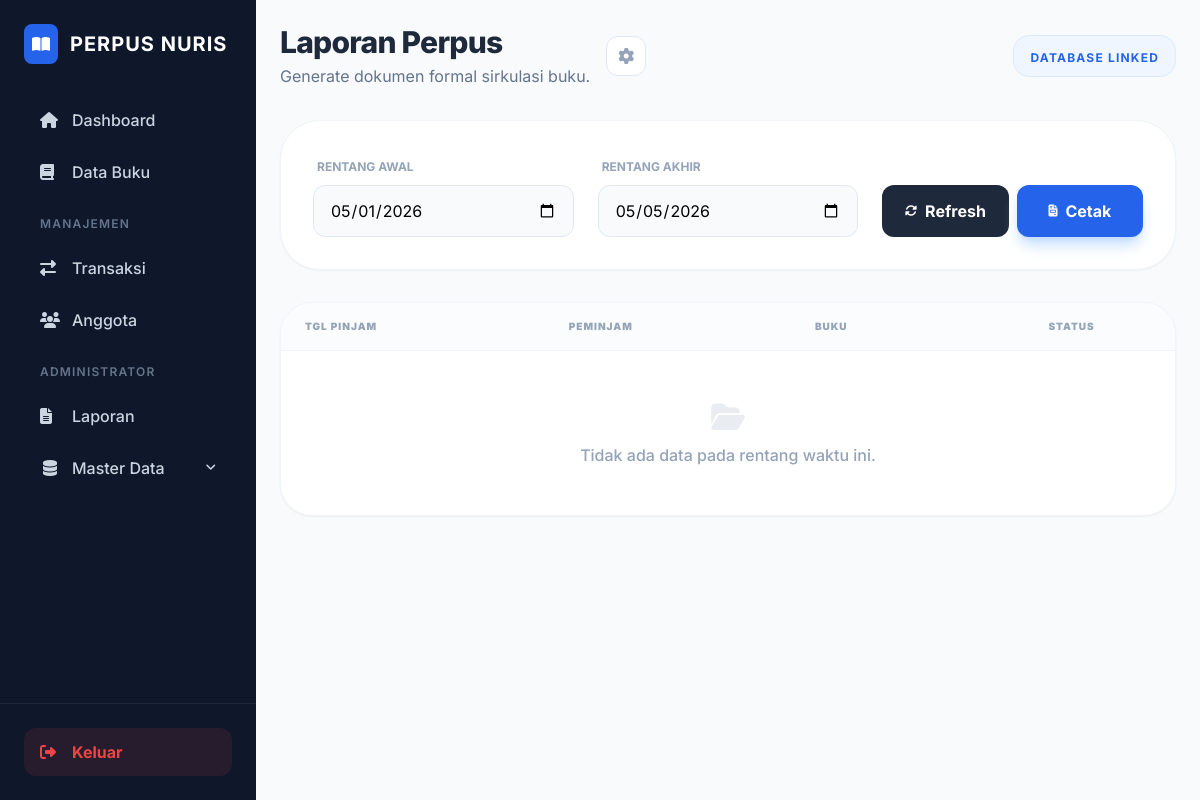
The app's page /pages/laporan/index.php (signed in), older data.
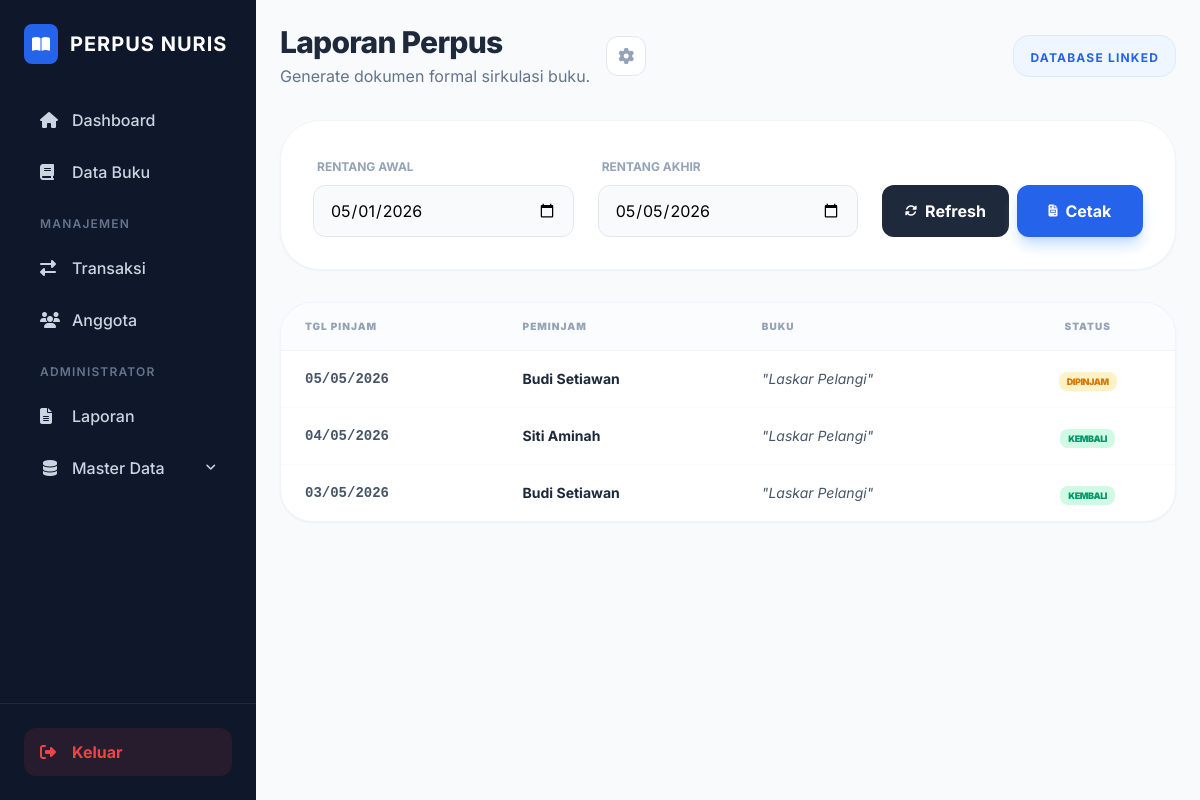
The same page, newer data.
### tables this page shows
CREATE TABLE `peminjaman` (
  `id` int(11) NOT NULL AUTO_INCREMENT,
  `id_anggota` int(11) DEFAULT NULL,
  `id_buku` int(11) DEFAULT NULL,
  `id_user` int(11) DEFAULT NULL,
  `tanggal_pinjam` date NOT NULL,
  `tanggal_kembali_seharusnya` date NOT NULL,
  `status_pinjam` enum('dipinjam','kembali') DEFAULT 'dipinjam',
  PRIMARY KEY (`id`),
  KEY `id_anggota` (`id_anggota`),
  KEY `id_user` (`id_user`),
  CONSTRAINT `peminjaman_ibfk_1` FOREIGN KEY (`id_anggota`) REFERENCES `anggota` (`id`),
  CONSTRAINT `peminjaman_ibfk_2` FOREIGN KEY (`id_user`) REFERENCES `users` (`id`)
);

CREATE TABLE `anggota` (
  `id` int(11) NOT NULL AUTO_INCREMENT,
  `id_user` int(11) DEFAULT NULL,
  `nisn` varchar(20) NOT NULL,
  `nama_anggota` varchar(100) NOT NULL,
  `jenis_kelamin` enum('L','P') DEFAULT NULL,
  `no_telp` varchar(15) DEFAULT NULL,
  `alamat` text,
  `tanggal_mendaftar` date DEFAULT curdate(),
  PRIMARY KEY (`id`),
  UNIQUE KEY `nisn` (`nisn`),
  KEY `id_user` (`id_user`),
  CONSTRAINT `anggota_ibfk_1` FOREIGN KEY (`id_user`) REFERENCES `users` (`id`) ON DELETE CASCADE
);

CREATE TABLE `buku` (
  `id` int(11) NOT NULL AUTO_INCREMENT,
  `judul_buku` varchar(255) NOT NULL,
  `isbn` varchar(20) DEFAULT NULL,
  `stok` int(11) DEFAULT 0,
  `tahun_terbit` year(4) DEFAULT NULL,
  `id_kategori` int(11) DEFAULT NULL,
  `id_penulis` int(11) DEFAULT NULL,
  `id_penerbit` int(11) DEFAULT NULL,
  `id_rak` int(11) DEFAULT NULL,
  PRIMARY KEY (`id`),
  KEY `id_kategori` (`id_kategori`),
  KEY `id_penulis` (`id_penulis`),
  KEY `id_penerbit` (`id_penerbit`),
  KEY `id_rak` (`id_rak`),
  CONSTRAINT `buku_ibfk_1` FOREIGN KEY (`id_kategori`) REFERENCES `kategori` (`id`),
  CONSTRAINT `buku_ibfk_2` FOREIGN KEY (`id_penulis`) REFERENCES `penulis` (`id`),
  CONSTRAINT `buku_ibfk_3` FOREIGN KEY (`id_penerbit`) REFERENCES `penerbit` (`id`),
  CONSTRAINT `buku_ibfk_4` FOREIGN KEY (`id_rak`) REFERENCES `rak` (`id`)
);

### pages/laporan/index.php (the view, shortened to what the changed rows need)
<?php
require_once "../../konek.php";
require_once "../../layout/header.php";
require_once "../../layout/sidebar.php";
$tgl_mulai = $_GET['tgl_mulai'] ?? date('Y-m-01');
$tgl_akhir = $_GET['tgl_akhir'] ?? date('Y-m-d');
$sql = "SELECT p.*, a.nama_anggota, b.judul_buku, u.nama_lengkap as petugas
        FROM peminjaman p
        JOIN anggota a ON p.id_anggota = a.id
        JOIN buku b ON p.id_buku = b.id
        JOIN users u ON p.id_user = u.id
        WHERE p.tanggal_pinjam BETWEEN '$tgl_mulai' AND '$tgl_akhir'
        ORDER BY p.tanggal_pinjam DESC";
$query = mysqli_query($conn, $sql);
?>
<div class="p-6">
    <div class="flex justify-between items-center mb-8">
        <div class="flex items-center gap-4">
            <div>
                <h2 class="text-3xl font-extrabold text-slate-800 tracking-tight">Laporan Perpus</h2>
            </div>
        </div>
    </div>
    <div class="bg-white rounded-[2rem] shadow-sm border border-slate-100 overflow-hidden">
        <div class="overflow-x-auto">
            <table class="w-full text-left border-collapse">
                <thead>
                    <tr class="bg-slate-50/50 border-b border-slate-100">
                        <th class="px-6 py-4 text-[10px] font-black text-slate-400 uppercase tracking-widest">Tgl Pinjam</th>
                        <th class="px-6 py-4 text-[10px] font-black text-slate-400 uppercase tracking-widest">Peminjam</th>
                        <th class="px-6 py-4 text-[10px] font-black text-slate-400 uppercase tracking-widest">Buku</th>
                        <th class="px-6 py-4 text-[10px] font-black text-slate-400 uppercase tracking-widest text-center">Status</th>
                    </tr>
                </thead>
                <tbody class="divide-y divide-slate-50">
                    <?php if(mysqli_num_rows($query) > 0) : ?>
                        <?php while($row = mysqli_fetch_assoc($query)) : ?>
                        <tr class="hover:bg-slate-50/50 transition-colors">
                            <td class="px-6 py-4 text-sm font-semibold text-slate-600 font-mono">
                                <?= date('d/m/Y', strtotime($row['tanggal_pinjam'])); ?>
                            </td>
                            <td class="px-6 py-4">
                                <p class="text-sm font-bold text-slate-800"><?= $row['nama_anggota']; ?></p>
                            </td>
                            <td class="px-6 py-4">
                                <p class="text-sm text-slate-600 italic">"<?= $row['judul_buku']; ?>"</p>
                            </td>
                            <td class="px-6 py-4 text-center">
                                <span class="px-2 py-1 rounded-lg text-[9px] font-black uppercase tracking-tighter <?= $row['status_pinjam'] == 'kembali' ? 'bg-emerald-100 text-emerald-600' : 'bg-amber-100 text-amber-600' ?>">
                                    <?= $row['status_pinjam']; ?>
                                </span>
                            </td>
                        </tr>
                        <?php endwhile; ?>
                    <?php else : ?>
                        <tr>
                            <td colspan="4" class="px-6 py-12 text-center text-slate-400 font-medium">
                                <i class="fas fa-folder-open block text-3xl mb-2 opacity-20"></i>
                                Tidak ada data pada rentang waktu ini.
                            </td>
                        </tr>
                    <?php endif; ?>
                </tbody>
            </table>
        </div>
    </div>
</div>

Row changes from the older to the newer data that the page shows:
added peminjaman: tanggal_pinjam "05/05/2026", id_anggota.nama_anggota "Budi Setiawan", id_buku.judul_buku "Laskar Pelangi", status_pinjam "DIPINJAM"
added peminjaman: tanggal_pinjam "04/05/2026", id_anggota.nama_anggota "Siti Aminah", id_buku.judul_buku "Laskar Pelangi", status_pinjam "KEMBALI"
added peminjaman: tanggal_pinjam "03/05/2026", id_anggota.nama_anggota "Budi Setiawan", id_buku.judul_buku "Laskar Pelangi", status_pinjam "KEMBALI"
Text that changed along with them:
text no longer shown: "Tidak ada data pada rentang waktu ini."
